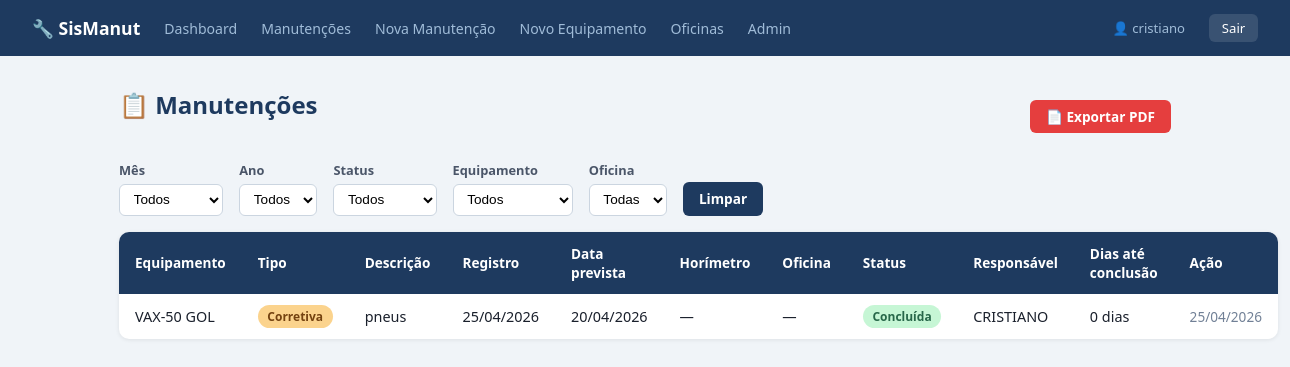
Before: /manutencoes/ (signed in) with the older database file.
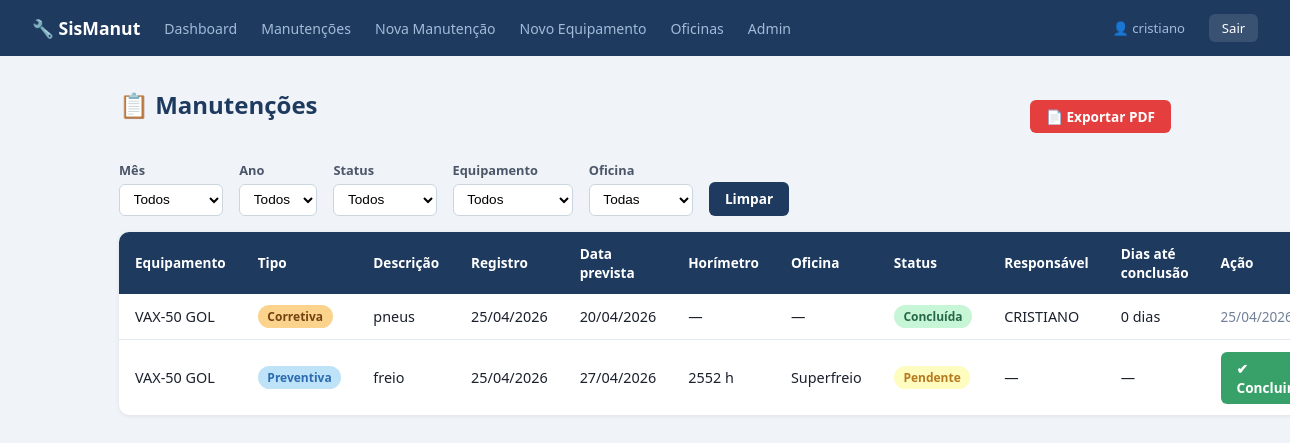
After: the same page with the newer database file.
### manutencao/models.py (models this page shows, shortened)
class Manutencao(models.Model):
    TIPO_CHOICES = [
        ("preventiva", "Preventiva"),
        ("corretiva",  "Corretiva"),
    ]
    STATUS_CHOICES = [
        ("pendente",  "Pendente"),
        ("concluida", "Concluída"),
        ("atrasada",  "Atrasada"),
    ]
    equipamento    = models.ForeignKey(
        Equipamento,
        on_delete=models.CASCADE,
        related_name="manutencoes"
    )
    tipo           = models.CharField(max_length=20, choices=TIPO_CHOICES)
    descricao      = models.TextField()
    data_registro  = models.DateField(auto_now_add=True)  # preenchido automaticamente ao salvar
    data_prevista  = models.DateField()
    data_realizada = models.DateField(null=True, blank=True)
    status         = models.CharField(max_length=20, choices=STATUS_CHOICES, default="pendente")
    responsavel    = models.CharField(max_length=100, blank=True)
    horimetro      = models.PositiveIntegerField(null=True, blank=True, verbose_name="Horímetro (h)")
    oficina        = models.ForeignKey(
        Oficina,
        on_delete=models.SET_NULL,
        null=True, blank=True,
        related_name="manutencoes",
        verbose_name="Oficina"
    )
    @property
    def dias_ate_conclusao(self):
        if self.data_realizada and self.data_registro:
            return (self.data_realizada - self.data_registro).days
        return None
    class Meta:
        verbose_name        = "Manutenção"
        verbose_name_plural = "Manutenções"
        ordering            = ["data_prevista"]

class Equipamento(models.Model):
    nome        = models.CharField(max_length=100)
    localizacao = models.CharField(max_length=100)
    descricao   = models.TextField(blank=True)
    def __str__(self):
        return self.nome
    class Meta:
        verbose_name        = "Equipamento"
        verbose_name_plural = "Equipamentos"
        ordering            = ["nome"]

class Oficina(models.Model):
    nome        = models.CharField(max_length=100)
    telefone    = models.CharField(max_length=20, blank=True)
    responsavel = models.CharField(max_length=100, blank=True)
    class Meta:
        verbose_name        = "Oficina"
        verbose_name_plural = "Oficinas"
        ordering            = ["nome"]

### manutencao/views.py (the view)
# urls.py: path("manutencoes/",                   views.lista_manutencoes,     name="lista_manutencoes"),
@login_required
def lista_manutencoes(request):
    _atualizar_atrasadas()
    manutencoes = Manutencao.objects.select_related("equipamento").all()
    status = request.GET.get("status")
    eq_id  = request.GET.get("equipamento")
    mes    = request.GET.get("mes")
    ano    = request.GET.get("ano")
    of_id  = request.GET.get("oficina")
    if status:
        manutencoes = manutencoes.filter(status=status)
    if eq_id:
        manutencoes = manutencoes.filter(equipamento_id=eq_id)
    if mes:
        manutencoes = manutencoes.filter(data_registro__month=mes)
    if ano:
        manutencoes = manutencoes.filter(data_registro__year=ano)
    if of_id:
        manutencoes = manutencoes.filter(oficina_id=of_id)
    from django.db.models.functions import ExtractYear
    anos_disponiveis = (
        Manutencao.objects.annotate(ano=ExtractYear("data_registro"))
        .values_list("ano", flat=True)
        .distinct()
        .order_by("-ano")
    )
    context = {
        "manutencoes":      manutencoes,
        "equipamentos":     Equipamento.objects.all(),
        "oficinas":         Oficina.objects.all(),
        "filtro_status":    status,
        "filtro_eq":        eq_id,
        "filtro_mes":       mes,
        "filtro_ano":       ano,
        "filtro_oficina":   of_id,
        "anos_disponiveis": anos_disponiveis,
    }
    return render(request, "manutencao/lista_manutencoes.html", context)

### manutencao/views.py (called while the page is built)
def _atualizar_atrasadas():
    hoje = timezone.now().date()
    Manutencao.objects.filter(
        status="pendente",
        data_prevista__lt=hoje
    ).update(status="atrasada")

### manutencao/templates/manutencao/lista_manutencoes.html (shortened to what this page needs)
{% extends "manutencao/base.html" %}
{% block conteudo %}
<div class="toolbar">
  <h1>📋 Manutenções</h1>
  <a href="{% url 'exportar_pdf' %}?" class="btn btn-pdf">📄 Exportar PDF</a>
</div>
<form method="get" class="filtros">
  <div>
    <label style="font-size:.8rem;font-weight:600;">Mês</label>
    <select name="mes" onchange="this.form.submit()">
      <option value="">Todos</option>
    </select>
  </div>
  <div>
    <label style="font-size:.8rem;font-weight:600;">Ano</label>
    <select name="ano" onchange="this.form.submit()">
      <option value="">Todos</option>
    </select>
  </div>
  <div>
    <label style="font-size:.8rem;font-weight:600;">Status</label>
    <select name="status" onchange="this.form.submit()">
      <option value="">Todos</option>
    </select>
  </div>
  <div>
    <label style="font-size:.8rem;font-weight:600;">Equipamento</label>
    <select name="equipamento" onchange="this.form.submit()">
      <option value="">Todos</option>
    </select>
  </div>
  <div>
    <label style="font-size:.8rem;font-weight:600;">Oficina</label>
    <select name="oficina" onchange="this.form.submit()">
      <option value="">Todas</option>
    </select>
  </div>
  <a href="{% url 'lista_manutencoes' %}" class="btn btn-primary">Limpar</a>
</form>
<table>
  <thead>
    <tr>
      <th>Equipamento</th><th>Tipo</th><th>Descrição</th>
      <th>Registro</th><th>Data prevista</th><th>Horímetro</th><th>Oficina</th><th>Status</th><th>Responsável</th><th>Dias até conclusão</th><th>Ação</th>
    </tr>
  </thead>
  <tbody>
    {% for m in manutencoes %}
    <tr>
      <td>{{ m.equipamento }}</td>
      <td><span class="badge {{ m.tipo }}">{{ m.get_tipo_display }}</span></td>
      <td>{{ m.descricao }}</td>
      <td>{{ m.data_registro|date:"d/m/Y" }}</td>
      <td>{{ m.data_prevista|date:"d/m/Y" }}</td>
      <td>{% if m.horimetro is not None %}{{ m.horimetro }} h{% else %}—{% endif %}</td>
      <td>{{ m.oficina.nome|default:"—" }}</td>
      <td><span class="badge {{ m.status }}">{{ m.get_status_display }}</span></td>
      <td>{{ m.responsavel|default:"—" }}</td>
      <td>
        {% if m.dias_ate_conclusao is not None %}
          {{ m.dias_ate_conclusao }} dia{{ m.dias_ate_conclusao|pluralize }}
        {% else %}
          —
        {% endif %}
      </td>
      <td>
        {% if m.status != "concluida" %}
        <a href="{% url 'concluir_manutencao' m.pk %}" class="btn btn-success">✔ Concluir</a>
        {% else %}
        <span style="color:#718096;font-size:.85rem;">{{ m.data_realizada|date:"d/m/Y" }}</span>
        {% endif %}
      </td>
    </tr>
    {% empty %}
    <tr><td colspan="7" style="text-align:center;color:#718096;padding:2rem;">Nenhuma manutenção encontrada.</td></tr>
    {% endfor %}
  </tbody>
</table>
{% endblock %}

### manutencao/templates/manutencao/base.html (shortened to what this page needs)
<!DOCTYPE html>
<html lang="pt-br">
<head>
</head>
<body>
  <nav>
    <a class="brand" href="{% url 'dashboard' %}">🔧 SisManut</a>
    <a href="{% url 'dashboard' %}">Dashboard</a>
    <a href="{% url 'lista_manutencoes' %}">Manutenções</a>
    <a href="{% url 'cadastrar_manutencao' %}">Nova Manutenção</a>
    <a href="{% url 'cadastrar_equipamento' %}">Novo Equipamento</a>
    <a href="{% url 'lista_oficinas' %}">Oficinas</a>
    {% if request.user.is_staff %}
    <a href="/admin/">Admin</a>
    {% endif %}
    <span class="user-info">👤 {{ request.user.username }}</span>
    <a href="{% url 'logout' %}" class="btn-logout">Sair</a>
  </nav>
  <div class="container">
    {% block conteudo %}{% endblock %}
  </div>
</body>
</html>

### manutencao/templates/manutencao/base.html (style rules this page uses)
*, *::before, *::after { box-sizing: border-box; margin: 0; padding: 0; }
body { font-family: system-ui, sans-serif; background: #f0f4f8; color: #1a202c; }
nav { background: #1e3a5f; padding: 0 2rem; display: flex; align-items: center; gap: 1.5rem; height: 56px; }
nav .brand { color: #fff; font-weight: 700; font-size: 1.1rem; text-decoration: none; }
nav a { color: #a0bcd8; text-decoration: none; font-size: .88rem; }
nav .user-info { color: #a0bcd8; font-size: .82rem; }
nav .btn-logout { background: rgba(255,255,255,.12); color: #fff; border: none; padding: .3rem .8rem; border-radius: 6px; font-size: .82rem; cursor: pointer; text-decoration: none; }
.container { max-width: 1100px; margin: 2rem auto; padding: 0 1.5rem; }
h1 { font-size: 1.5rem; margin-bottom: 1.5rem; color: #1e3a5f; }
table { width: 100%; border-collapse: collapse; background: #fff; border-radius: 10px; overflow: hidden; box-shadow: 0 1px 4px rgba(0,0,0,.08); }
th { background: #1e3a5f; color: #fff; padding: .75rem 1rem; text-align: left; font-size: .85rem; }
td { padding: .7rem 1rem; font-size: .9rem; border-bottom: 1px solid #e2e8f0; }
tr:last-child td { border-bottom: none; }
.badge { display: inline-block; padding: .2rem .6rem; border-radius: 20px; font-size: .75rem; font-weight: 600; }
.badge.pendente { background: #fefcbf; color: #b7791f; }
.badge.concluida { background: #c6f6d5; color: #276749; }
.badge.preventiva { background: #bee3f8; color: #2b6cb0; }
.badge.corretiva { background: #fbd38d; color: #744210; }
.btn { display: inline-block; padding: .45rem 1rem; border-radius: 6px; font-size: .85rem; font-weight: 600; text-decoration: none; cursor: pointer; border: none; }
.btn-primary { background: #1e3a5f; color: #fff; }
.btn-success { background: #38a169; color: #fff; }
.btn-pdf { background: #e53e3e; color: #fff; }
form label { display: block; font-size: .85rem; font-weight: 600; margin-bottom: .3rem; color: #4a5568; }
form input, form select, form textarea { width: 100%; padding: .5rem .75rem; border: 1px solid #cbd5e0; border-radius: 6px; font-size: .9rem; background: #fff; }
.filtros { display: flex; gap: 1rem; margin-bottom: 1rem; flex-wrap: wrap; align-items: flex-end; }
.filtros select { padding: .4rem .6rem; border: 1px solid #cbd5e0; border-radius: 6px; font-size: .85rem; }
.toolbar { display: flex; justify-content: space-between; align-items: center; margin-bottom: 1rem; flex-wrap: wrap; gap: .5rem; }

Changed rows visible on the page:
added Manutencao: equipamento "VAX-50 GOL", tipo "Preventiva", descricao "freio", data_registro "25/04/2026", data_prevista "27/04/2026", horimetro "2552", oficina.nome "Superfreio", status "Pendente", responsavel "—"
